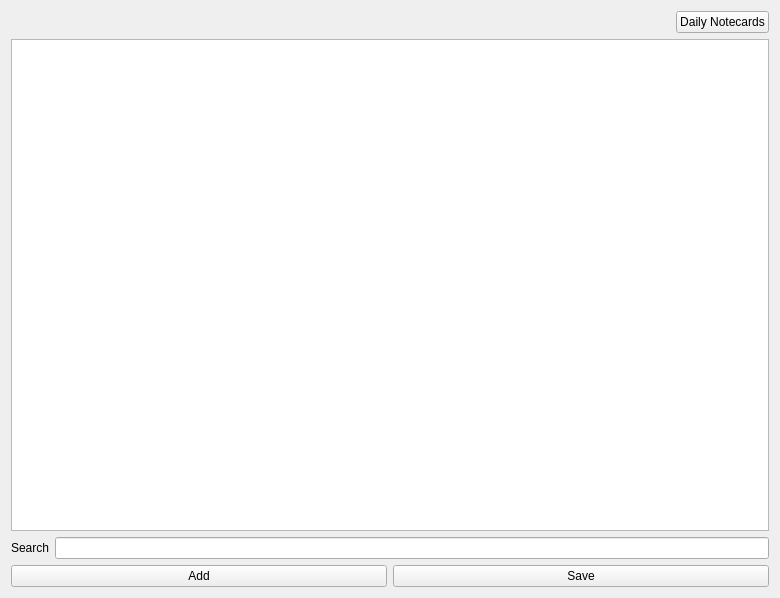
<?xml version="1.0" encoding="UTF-8"?>
<ui version="4.0">
 <class>Notecards</class>
 <widget class="QWidget" name="Notecards">
  <property name="geometry">
   <rect>
    <x>0</x>
    <y>0</y>
    <width>780</width>
    <height>598</height>
   </rect>
  </property>
  <property name="windowTitle">
   <string>Form</string>
  </property>
  <layout class="QVBoxLayout" name="verticalLayout">
   <item>
    <layout class="QHBoxLayout" name="horizontalLayout">
     <item>
      <spacer name="horizontalSpacer">
       <property name="orientation">
        <enum>Qt::Horizontal</enum>
       </property>
       <property name="sizeHint" stdset="0">
        <size>
         <width>40</width>
         <height>20</height>
        </size>
       </property>
      </spacer>
     </item>
     <item>
      <widget class="QPushButton" name="pushButton">
       <property name="text">
        <string>Daily Notecards</string>
       </property>
      </widget>
     </item>
    </layout>
   </item>
   <item>
    <widget class="QTableView" name="tableView"/>
   </item>
   <item>
    <layout class="QHBoxLayout" name="horizontalLayoutSearch">
     <item>
      <widget class="QLabel" name="labelSearch">
       <property name="text">
        <string>Search</string>
       </property>
      </widget>
     </item>
     <item>
      <widget class="QLineEdit" name="lineEdit"/>
     </item>
    </layout>
   </item>
   <item>
    <layout class="QHBoxLayout" name="horizontalLayoutButtons">
     <item>
      <widget class="QPushButton" name="addButton">
       <property name="text">
        <string>Add</string>
       </property>
      </widget>
     </item>
     <item>
      <widget class="QPushButton" name="saveButton">
       <property name="text">
        <string>Save</string>
       </property>
      </widget>
     </item>
    </layout>
   </item>
  </layout>
 </widget>
 <resources/>
 <connections/>
</ui>
